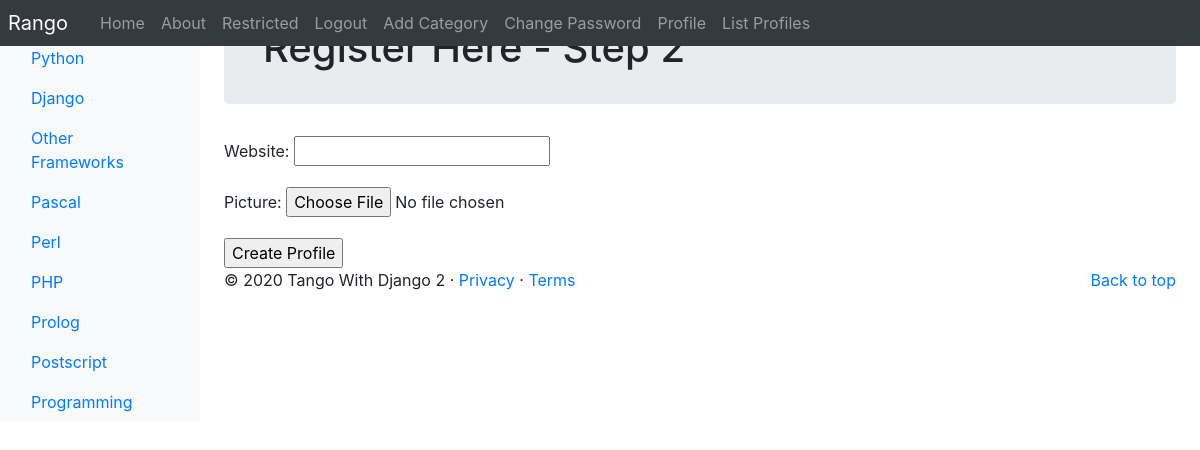
/rango/register_profile/ (signed in), run on the app's committed database.
### rango/models.py (models this page shows, shortened)
class Category(models.Model):
    NAME_MAX_LENGTH = 128
    name = models.CharField(max_length=NAME_MAX_LENGTH, unique=True)
    views = models.IntegerField(default=0)
    likes = models.IntegerField(default=0)
    slug = models.SlugField(unique=True)
    class Meta:
        verbose_name_plural = 'Categories'

### rango/views.py (the view, shortened to what this page needs)
# urls.py: path('register_profile/', views.RegisterProfileView.as_view(), name='register_profile'),
class RegisterProfileView(View):
    @method_decorator(login_required)
    def get(self, request):
        form = UserProfileForm()
        context_dict = {'form': form}
        return render(request, 'rango/profile_registration.html', context_dict)

### rango/forms.py
class UserProfileForm(forms.ModelForm):
    class Meta:
        model = UserProfile
        fields = ('website', 'picture',)

### rango/templatetags/rango_template_tags.py (called while the page is built)
@register.inclusion_tag('rango/categories.html')
def get_category_list(current_category=None):
    return {'categories': Category.objects.all(), 'current_category': current_category}

### templates/rango/profile_registration.html (shortened to what this page needs)
{% extends 'rango/base.html' %}
{% load staticfiles %}
{% block body_block %}
<div class="jumbotron p-4">
    <div class="container">
        <h1 class="jumbotron-heading">Register Here - Step 2</h1>
    </div>
</div>
<div class="container">
    <div class="row">
        <form method="post" action="{% url 'rango:register_profile' %}" enctype="multipart/form-data">
            {{ form.as_p }}
            <input type="submit" value="Create Profile" />
        </form>
    </div>
</div>
{% endblock %}

### templates/rango/categories.html (shortened to what this page needs)
<ul class="nav flex-column">
{% if categories %}
    {% for c in categories %}
        {% if c == current_category %}
        <li class="nav-item">
            <a class="nav-link active" href="{% url 'rango:show_category' c.slug %}">
                <span data-feather="archive"></span>{{ c.name }}
            </a>
        </li>
        {% else %}
        <li class="nav-item">
            <a class="nav-link" href="{% url 'rango:show_category' c.slug %}">
                {{ c.name }}
            </a>
        </li>
        {% endif %}
    {% endfor %}
{% else %}
    <li class="nav-item">There are no categories present.</li>
{% endif %}
</ul>

### data on the page
Category: name "Python"
Category: name "Django"
Category: name "Other Frameworks"
Category: name "Pascal"
Category: name "Perl"
Category: name "PHP"
Category: name "Prolog"
Category: name "Postscript"
Category: name "Programming"
